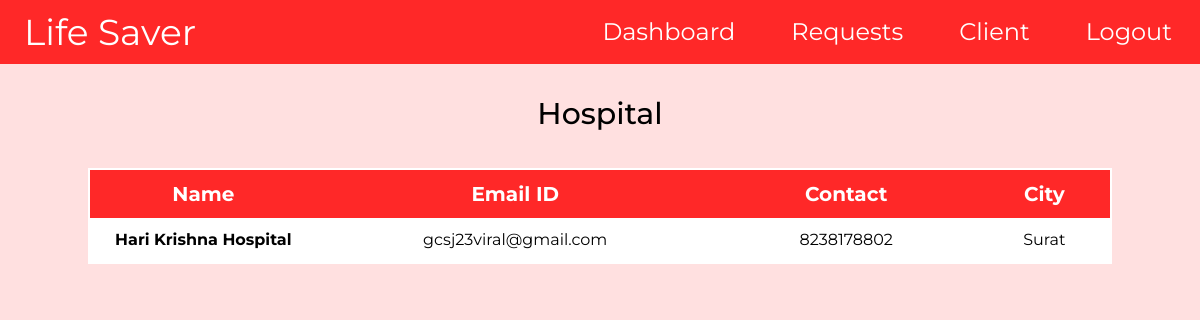
The page /Client/hospital (signed in) on the database as committed earlier.
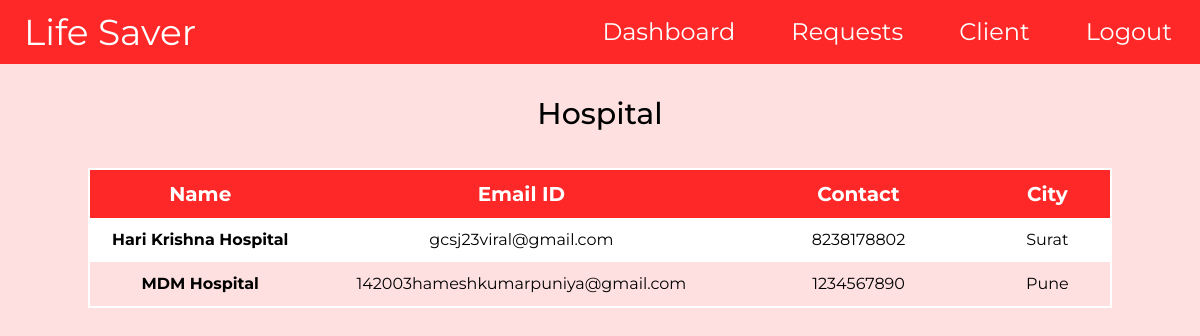
The same page on the database as committed later.
### app/models.py (models this page shows, shortened)
class RHospital(UserMixin, db.Model):
    h_email_id = db.Column(db.String(100), primary_key=True)
    name = db.Column(db.String(50), nullable=False)
    city = db.Column(db.String(50), nullable=False)
    contact_phone = db.Column(db.String(15), nullable=False)
    address = db.Column(db.String(1024), nullable=True)
    password_hash = db.Column(db.String(128), nullable=False)
    roles = ['hospital']

### app/routes.py (the view)
@app.route('/Client/<id>',methods=['POST','GET'])
@login_required
@admin_required
def Client(id):
    if id == 'donor':
        drs = Donor.query.all()
    elif id == 'hospital':
        drs = RHospital.query.all()
    elif id == 'recipient':
        drs = Recipient.query.all()
    else:
        return redirect(url_for('Admin'))
    return render_template('Admin/Admin_Client.html',drs=drs,id=id)

### app/models.py (called while the page is built)
    def has_role(self, role):
        return role in self.roles

### app/routes.py (called while the page is built)
def admin_required(f):
    @wraps(f)
    def decorated_function(*args, **kwargs):
        if current_user.is_authenticated :
            if current_user.has_role('admin'):
                return f(*args, **kwargs)
            else:
                return redirect(url_for('index'))
        else:
            return redirect(url_for('index'))
    return decorated_function

@login_manager.user_loader
def load_user(user_id):
    donor = RDonor.query.get(user_id)
    if donor:
        return donor
    hospital = RHospital.query.get(user_id)
    if hospital:
        return hospital
    admin = AdminUser.query.get(user_id)
    if admin:
        return admin
    return None

### app/templates/Admin/Admin_Client.html (shortened to what this page needs)
<!DOCTYPE html>
<html lang="en" class="box-border scroll-smooth focus:scroll-auto">
  <head>
    <script src="https://cdn.tailwindcss.com"></script>
    <link
      rel="stylesheet"
      href="{{ url_for('static', filename='profile.css') }}"
    />
  </head>
  <body class="dreq-body bg-[#ffe0e0]">
    <nav class="bg-[#FF2828] w-full flex py-[12px] text-white text-[24px] max-[830px]:hidden ">
      <div
        class="flex items-center w-[20%] ml-6 text-4xl hover:tracking-[0.1em] transition-all duration-700 cursor-pointer">
        <a href="{{ url_for('index') }}">Life Saver</a>
      </div>
      <div class="flex w-[80%] justify-end items-center">
        <div class="cursor-pointer hover:border-b-2 hover:border-white transition-all duration-100 mx-7">
          <a href="{{ url_for('Admin') }}">Dashboard</a>
        </div>
        <div class="nav-btn p-dropdown ap-req-dropdown input">
          <div class="temp flex items-center">
            <button class="inline mx-[28px]" onclick="showItemS()">
              <div class="hover:border-b-2 hover:border-white transition-all duration-100">Requests</div>
            </button>
          </div>
        </div>
        <div class="nav-btn2 p-dropdown ap-client-dropdown input">
          <div class="temp flex items-center">
            <button class="inline mx-[28px]" onclick="showItemSClient()">
              <div id="profile-pic-main" class="hover:border-b-2 hover:border-white transition-all duration-100">Client
              </div>
            </button>
          </div>
        </div>
        <div class="cursor-pointer hover:border-b-2 hover:border-white transition-all duration-100 mx-7">
          <a href="{{ url_for('logout') }}">Logout</a>
        </div>
      </div>
    </nav>
    <div class="my-8  text-3xl font-medium text-center">{{id.capitalize()}}</div>
    <div class="mt-8 flex justify-center mb-[4rem]">
        <div
            class="c-right w-[90%]   px-7 pt-1"
          >
            {% if id == 'hospital' %}
            <div class="overflow-x-scroll t-scroll">
              <table>
                <tr>
                  <th class="bg-[#ff2828] text-white text-xl ">Name</th>
                  <th class="bg-[#ff2828] text-white text-xl ">Email ID</th>
                  <th class="bg-[#ff2828] text-white text-xl ">Contact</th>
                  <th class="bg-[#ff2828] text-white text-xl ">City</th>
                </tr>
                {% for dr in drs%}
                <tr>
                  <td class="font-bold">{{ dr.name }}</td>
                  <td>{{ dr.h_email_id}}</td>
                  <td>{{ dr.contact_phone }}</td>
                  <td>{{ dr.city }}</td>
                </tr>
                {% endfor %}
              </table>
            </div>
          {% endif %}
        </div>
    </div>
  </body>
</html>

Rows that differ between the two databases and show on the page:
added RHospital: name "MDM Hospital", h_email_id "142003hameshkumarpuniya@gmail.com", contact_phone "1234567890", city "Pune"
